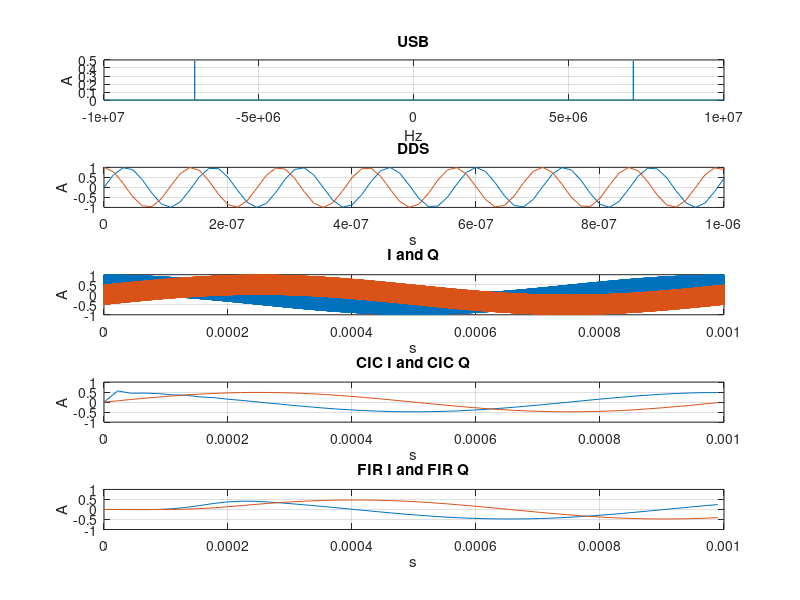

Source code (MATLAB):
addpath("C:\Users\Martin Stoyanov\IdeaProjects\va3aui\matlab")
pkg load communications
pkg load signal
clear all
close all
clc

fa = 1e3
fc = 7.074e6
fs = 65e6
t = 0 : 1/fs : 1e-3

audio = sin(2*pi*fa*t)
usb = ssbmod(audio, fc, fs, 0, "upper")


figure(1)
subplot(5, 1, 1)
{
  df = -fs/2 : 1e3 : fs/2
}
plot(df, abs(fftshift(fft(usb)/length(df))))
axis([-10e6, 10e6, 0, 0.5])
title('USB')
xlabel('Hz')
ylabel('A')
grid on
{
  dds_sin = sin(2*pi*fc*t)
  dds_cos = cos(2*pi*fc*t)
}
subplot(5, 1, 2)
plot(t, dds_sin)
hold on
plot(t, dds_cos)
hold off
axis([0, 1e-6, -1, 1])
title('DDS')
xlabel('s')
ylabel('A')
grid on
{
  i = dds_sin.*usb
  q = dds_cos.*usb
}
subplot(5, 1, 3)
plot(t, i)
hold on
plot(t, q)
hold off
axis([0, 1e-3, -1, 1])
title('I and Q')
xlabel('s')
ylabel('A')
grid on
subplot(5, 1, 4)
{
  dec_factor1 = 13
  cic_i1 = decimate(i, dec_factor1)
  cic_q1 = decimate(q, dec_factor1)
  dec_factor2 = 11
  cic_i2 = decimate(cic_i1, dec_factor2)
  cic_q2 = decimate(cic_q1, dec_factor2)
  dec_factor3 = 10
  cic_i = decimate(cic_i2, dec_factor3)
  cic_q = decimate(cic_q2, dec_factor3)
  dec_factor = dec_factor1*dec_factor2*dec_factor3
  fs = fs/dec_factor
  fc = fc/dec_factor
  t = 0 : 1/fs : 1e-3
}
plot(t, cic_i)
hold on
plot(t, cic_q)
hold off
axis([0, 1e-3, -1, 1])
title('CIC I and CIC Q')
xlabel('s')
ylabel('A')
grid on
subplot(5, 1, 5)
{
  n = 15
  wn = fc/(fs/2)
  b = fir1(n-1, wn)
  fir_i = filter(b, 1, cic_i)
  fir_q = filter(b, 1, cic_q)
}
plot(t, fir_i)
hold on
plot(t, fir_q)
hold off
axis([0, 1e-3, -1, 1])
title('FIR I and FIR Q')
xlabel('s')
ylabel('A')
grid on
subplot(5, 1, 5)
{
  n = 15
  wn = fc/(fs/2)
  b = fir1(n-1, wn)
  fir_i = filter(b, 1, cic_i)
  fir_q = filter(b, 1, cic_q)
}
plot(t, fir_i)
hold on
plot(t, fir_q)
hold off
axis([0, 1e-3, -1, 1])
title('FIR I and FIR Q')
xlabel('s')
ylabel('A')
grid on






























